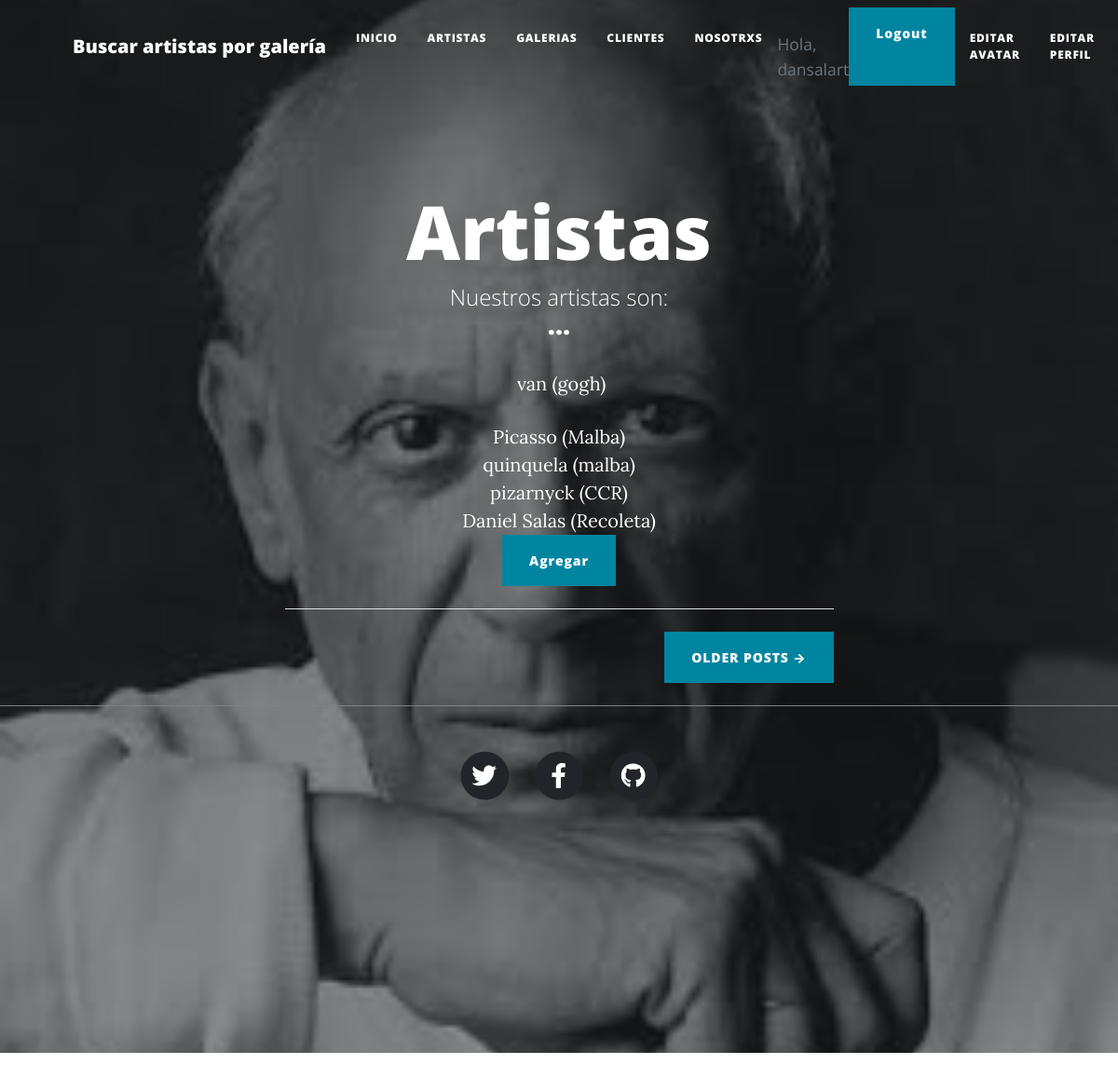
Page /artistas/ (signed in) on the committed database.
### AppBlog/models.py (models this page shows)
class Artista(Model):
    nombre = CharField(max_length=40,null=True, blank=True)
    edad = IntegerField(null=True, blank=True)
    experiencia = IntegerField(null=True, blank=True)
    trabajosRealizados = CharField(max_length=100,null=True, blank=True)
    galeria=CharField(max_length=60,null=True, blank=True)
    def __str__(self):
        return f'{self.nombre} ({self.galeria})'

### AppBlog/views.py (the view)
# urls.py: path('artistas/', artistas, name='artistas'),
@login_required
def artistas(request):
    artistas= Artista.objects.all()
    return render(request, "AppBlog/artistas.html",{'artistas': artistas})

### templates/AppBlog/artistas.html (shortened to what this page needs)
{% extends 'AppBlog/padre.html' %}
{% load static %}
{%block Header%}
    <header class="masthead" style="background-image: url({%static 'AppBlog/assets/img/artistas.jpeg' %})">
        <div class="container position-relative px-4 px-lg-5">
            <div class="row gx-4 gx-lg-5 justify-content-center">
                <div class="col-md-10 col-lg-8 col-xl-7">
                    <div class="site-heading">
                        <h1>Artistas</h1>
                        <span class="subheading">Nuestros artistas son:</span>
                        <h3>...</h3>
                        {% for artista in artistas %}
                            {{ artista }}
                             <br>
                        {% endfor %}
                        <a class="btn btn-primary" href="{% url 'artistas_formulario' %}">Agregar</a>
                         {% endblock %}

### templates/AppBlog/padre.html (shortened to what this page needs)
<!DOCTYPE html>
<html lang="en">
    <head>
        {% load static %}
        <link href="{% static 'AppBlog/css/styles.css' %}" rel="stylesheet" />
    </head>
    <body>
        <nav class="navbar navbar-expand-lg navbar-light" id="mainNav">
            <div class="container px-4 px-lg-5">
                <a class="navbar-brand" href="{% url 'busqueda_artista' %}">Buscar artistas por galería </a>
                <div class="collapse navbar-collapse" id="navbarResponsive">
                    <ul class="navbar-nav ms-auto py-4 py-lg-0">
                        <li class="nav-item"><a class="nav-link px-lg-3 py-3 py-lg-4" href="{% url 'inicio' %}">Inicio</a></li>
                        <li class="nav-item"><a class="nav-link px-lg-3 py-3 py-lg-4" href="{% url 'artistas' %}">Artistas</a></li>
                        <li class="nav-item"><a class="nav-link px-lg-3 py-3 py-lg-4" href="{% url 'galerias' %}">Galerias</a></li>
                        <li class="nav-item"><a class="nav-link px-lg-3 py-3 py-lg-4" href="{% url 'clientes' %}">Clientes</a></li>
                        <li class="nav-item"><a class="nav-link px-lg-3 py-3 py-lg-4" href="{% url 'about_us' %}">Nosotrxs</a></li>
                        {% if not request.user.is_authenticated %}
                            <a class="btn btn-primary" href="{% url 'login' %}">INICIAR SESIÓN</a>
                        {% else %}
                            <li class="text-muted small mb-32 mb-lg-10"> <br>
                                Hola, {{user.username}} </li>
                            <a class="btn btn-primary" href="{% url 'logout' %}"> Logout</a>
                            <li class="nav-item"><a class="nav-link px-lg-3 py-3 py-lg-4" href="{% url 'avatar_add' %}">Editar avatar</a></li>
                            <li class="nav-item"><a class="nav-link px-lg-3 py-3 py-lg-4" href="{% url 'user_editar' %}">Editar perfil</a></li>
                        {% endif %}
                    </ul>
                </div>
            </div>
        </nav>
        {% block Header %}
        {% endblock %}
                    </div>
                    <hr class="my-4" />
                    {%block OlderPosts%}
                    <div class="d-flex justify-content-end mb-4"><a class="btn btn-primary text-uppercase" href="{% url 'not_pages_yet' %}">Older Posts →</a></div>
                </div>
            </div>
        </div>
        <footer class="border-top">
            {%endblock%}
            <div class="container px-4 px-lg-5">
                <div class="row gx-4 gx-lg-5 justify-content-center">
                    <div class="col-md-10 col-lg-8 col-xl-7">
                        <ul class="list-inline text-center">
                            <li class="list-inline-item">
                                <a href="{% url 'not_pages_yet' %}">
                                    <span class="fa-stack fa-lg">
                                        <i class="fas fa-circle fa-stack-2x"></i>
                                        <i class="fab fa-twitter fa-stack-1x fa-inverse"></i>
                                    </span>
                                </a>
                            </li>
                            <li class="list-inline-item">
                                <a href="{% url 'not_pages_yet' %}">
                                    <span class="fa-stack fa-lg">
                                        <i class="fas fa-circle fa-stack-2x"></i>
                                        <i class="fab fa-facebook-f fa-stack-1x fa-inverse"></i>
                                    </span>
                                </a>
                            </li>
                            <li class="list-inline-item">
                                <a href="{% url 'not_pages_yet' %}">
                                    <span class="fa-stack fa-lg">
                                        <i class="fas fa-circle fa-stack-2x"></i>
                                        <i class="fab fa-github fa-stack-1x fa-inverse"></i>
                                    </span>
                                </a>
                            </li>
                        </ul>
                    </div>
                </div>
            </div>
        </footer>
    </body>
</html>

### rows in the picture
Artista: nombre+galeria "van (gogh)"
Artista: nombre+galeria "Picasso (Malba)"
Artista: nombre+galeria "quinquela (malba)"
Artista: nombre+galeria "pizarnyck (CCR)"
Artista: nombre+galeria "Daniel Salas (Recoleta)"

### other values in the picture
{{ user.username }} "dansalart"
